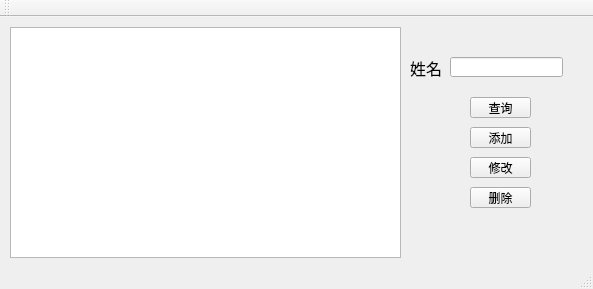
<?xml version="1.0" encoding="UTF-8"?>
<ui version="4.0">
 <class>MainWindow</class>
 <widget class="QMainWindow" name="MainWindow">
  <property name="geometry">
   <rect>
    <x>0</x>
    <y>0</y>
    <width>593</width>
    <height>289</height>
   </rect>
  </property>
  <property name="sizePolicy">
   <sizepolicy hsizetype="Fixed" vsizetype="Fixed">
    <horstretch>0</horstretch>
    <verstretch>0</verstretch>
   </sizepolicy>
  </property>
  <property name="minimumSize">
   <size>
    <width>593</width>
    <height>289</height>
   </size>
  </property>
  <property name="maximumSize">
   <size>
    <width>593</width>
    <height>289</height>
   </size>
  </property>
  <property name="font">
   <font>
    <family>华文细黑</family>
   </font>
  </property>
  <property name="windowTitle">
   <string>通讯录</string>
  </property>
  <property name="windowIcon">
   <iconset resource="image.qrc">
    <normaloff>:/images/tel.jpg</normaloff>:/images/tel.jpg</iconset>
  </property>
  <widget class="QWidget" name="centralWidget">
   <widget class="QTableView" name="tableView">
    <property name="geometry">
     <rect>
      <x>10</x>
      <y>10</y>
      <width>391</width>
      <height>231</height>
     </rect>
    </property>
   </widget>
   <widget class="QLabel" name="label">
    <property name="geometry">
     <rect>
      <x>410</x>
      <y>40</y>
      <width>54</width>
      <height>21</height>
     </rect>
    </property>
    <property name="font">
     <font>
      <pointsize>12</pointsize>
     </font>
    </property>
    <property name="lineWidth">
     <number>1</number>
    </property>
    <property name="midLineWidth">
     <number>2</number>
    </property>
    <property name="text">
     <string>姓名</string>
    </property>
   </widget>
   <widget class="QLineEdit" name="lineEdit">
    <property name="geometry">
     <rect>
      <x>450</x>
      <y>40</y>
      <width>113</width>
      <height>20</height>
     </rect>
    </property>
   </widget>
   <widget class="QPushButton" name="pushButton">
    <property name="geometry">
     <rect>
      <x>470</x>
      <y>80</y>
      <width>61</width>
      <height>21</height>
     </rect>
    </property>
    <property name="text">
     <string>查询</string>
    </property>
   </widget>
   <widget class="QPushButton" name="pushButton_2">
    <property name="geometry">
     <rect>
      <x>470</x>
      <y>140</y>
      <width>61</width>
      <height>21</height>
     </rect>
    </property>
    <property name="text">
     <string>修改</string>
    </property>
   </widget>
   <widget class="QPushButton" name="pushButton_3">
    <property name="geometry">
     <rect>
      <x>470</x>
      <y>170</y>
      <width>61</width>
      <height>21</height>
     </rect>
    </property>
    <property name="text">
     <string>删除</string>
    </property>
   </widget>
   <widget class="QPushButton" name="pushButton_4">
    <property name="geometry">
     <rect>
      <x>470</x>
      <y>110</y>
      <width>61</width>
      <height>21</height>
     </rect>
    </property>
    <property name="text">
     <string>添加</string>
    </property>
   </widget>
  </widget>
  <widget class="QMenuBar" name="menuBar">
   <property name="geometry">
    <rect>
     <x>0</x>
     <y>0</y>
     <width>593</width>
     <height>23</height>
    </rect>
   </property>
  </widget>
  <widget class="QToolBar" name="mainToolBar">
   <attribute name="toolBarArea">
    <enum>TopToolBarArea</enum>
   </attribute>
   <attribute name="toolBarBreak">
    <bool>false</bool>
   </attribute>
  </widget>
  <widget class="QStatusBar" name="statusBar"/>
 </widget>
 <layoutdefault spacing="6" margin="11"/>
 <resources>
  <include location="image.qrc"/>
 </resources>
 <connections/>
</ui>
